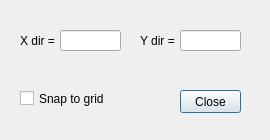
<?xml version="1.0" encoding="UTF-8"?>
<ui version="4.0">
 <class>GridDialog</class>
 <widget class="QDialog" name="GridDialog">
  <property name="geometry">
   <rect>
    <x>0</x>
    <y>0</y>
    <width>270</width>
    <height>140</height>
   </rect>
  </property>
  <property name="minimumSize">
   <size>
    <width>270</width>
    <height>140</height>
   </size>
  </property>
  <property name="maximumSize">
   <size>
    <width>270</width>
    <height>140</height>
   </size>
  </property>
  <property name="windowTitle">
   <string>Grid Definition</string>
  </property>
  <widget class="QLineEdit" name="lineEditXdir">
   <property name="geometry">
    <rect>
     <x>60</x>
     <y>30</y>
     <width>61</width>
     <height>21</height>
    </rect>
   </property>
   <property name="font">
    <font>
     <pointsize>10</pointsize>
    </font>
   </property>
   <property name="alignment">
    <set>Qt::AlignRight|Qt::AlignTrailing|Qt::AlignVCenter</set>
   </property>
  </widget>
  <widget class="QLabel" name="labelXdir">
   <property name="geometry">
    <rect>
     <x>20</x>
     <y>30</y>
     <width>41</width>
     <height>21</height>
    </rect>
   </property>
   <property name="font">
    <font>
     <pointsize>9</pointsize>
    </font>
   </property>
   <property name="text">
    <string>X dir =</string>
   </property>
  </widget>
  <widget class="QLabel" name="labelYdir">
   <property name="geometry">
    <rect>
     <x>140</x>
     <y>30</y>
     <width>41</width>
     <height>21</height>
    </rect>
   </property>
   <property name="font">
    <font>
     <pointsize>9</pointsize>
    </font>
   </property>
   <property name="text">
    <string>Y dir =</string>
   </property>
  </widget>
  <widget class="QLineEdit" name="lineEditYdir">
   <property name="geometry">
    <rect>
     <x>180</x>
     <y>30</y>
     <width>61</width>
     <height>21</height>
    </rect>
   </property>
   <property name="font">
    <font>
     <pointsize>10</pointsize>
    </font>
   </property>
   <property name="alignment">
    <set>Qt::AlignRight|Qt::AlignTrailing|Qt::AlignVCenter</set>
   </property>
  </widget>
  <widget class="QCheckBox" name="checkBoxSnap">
   <property name="geometry">
    <rect>
     <x>20</x>
     <y>90</y>
     <width>91</width>
     <height>17</height>
    </rect>
   </property>
   <property name="font">
    <font>
     <pointsize>9</pointsize>
    </font>
   </property>
   <property name="text">
    <string>Snap to grid</string>
   </property>
  </widget>
  <widget class="QPushButton" name="closeButton">
   <property name="geometry">
    <rect>
     <x>180</x>
     <y>90</y>
     <width>61</width>
     <height>23</height>
    </rect>
   </property>
   <property name="text">
    <string>Close</string>
   </property>
  </widget>
 </widget>
 <resources/>
 <connections/>
</ui>
